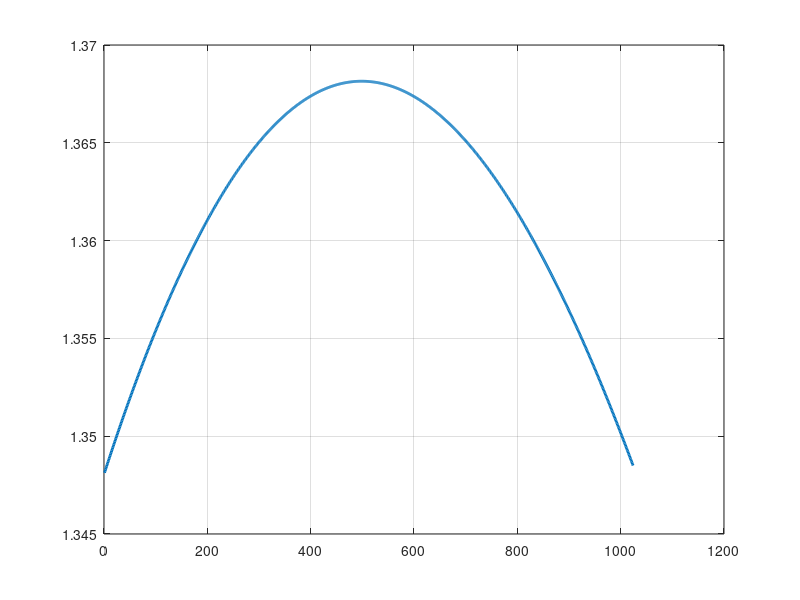

The MATLAB script that drew this image:
clc; clear;
Ln = 1;
M = 16;
Ns = 1024;
Ng = 0;
CARRIER_FREQ = 3*10^9;
UE_SPEED = 540;

sita = zeros(1, Ln);
JakesAlpha = zeros(Ln, M);
subAlpha = zeros(1, M);

for tap = 1:Ln
    sita(tap) = 2 * pi * rand;
    m = 1:M;
    subAlpha = (2 * pi .* m - pi + sita(tap)) ./ (4 * M);
    JakesAlpha(tap, :) = subAlpha;
end

initialPhase1 = zeros(1, M);
initialPhase2 = zeros(1, M);
for m = 1:M
    initialPhase1(m) = 2 * pi * rand;
    initialPhase2(m) = 2 * pi * rand;
end

Fs = Ns*15*1000;
chip_period = 1/Fs;
SYMBOL_DURATION = (Ns+Ng)*chip_period;
dopplerSpread = CARRIER_FREQ * (UE_SPEED * (1000/3600))  / (3* 10^8);
TimeVaryingCIR = zeros(Ln, (Ns + Ng + Ng));

% l = 0:Ln-1;
% tau_function = sqrt((1-0.8)/(1-0.8^Ln))*0.8.^(l./2);
% for j = 1:length(tau_function)
%     freq_chann(j) = tau_function(j)*sqrt(0.5)*(randn + 1i * randn);
% end
    
for tap = 1:1
    for idx = 1:(Ns+Ng+Ng)
        timeInstant = (idx-1) * chip_period;
        Inphase = 0; 
        Quadrature = 0;

        for m = 1:M
            Inphase = Inphase + cos(2 * pi * dopplerSpread * timeInstant * cos(JakesAlpha(tap, m)) + initialPhase1(m));
            Quadrature = Quadrature + cos(2 * pi * dopplerSpread * timeInstant * sin(JakesAlpha(tap, m)) + initialPhase2(m));
        end
        TimeVaryingCIR(tap, idx) = (sqrt(1/M) * Inphase + 1i * sqrt(1/M) * Quadrature);
    end
end

channelMatrix = zeros(Ns, Ns);
for time = 0:Ns-1
    for l = 0:Ln-1
        channelMatrix(time+1, mod(time - l + Ns, Ns) + 1) = TimeVaryingCIR(l+1, time + 1);
    end
end
%H = fft(freq_chann, Ns);
H = (1/Ns) * dftmtx(Ns) * channelMatrix * dftmtx(Ns)';

figure; hold on;
%plot(real(H), imag(H), 'LineWidth',2);
x = (1:Ns+Ng+Ng);
plot(x,abs(TimeVaryingCIR), 'LineWidth',2);
grid on;    box on ; hold off;